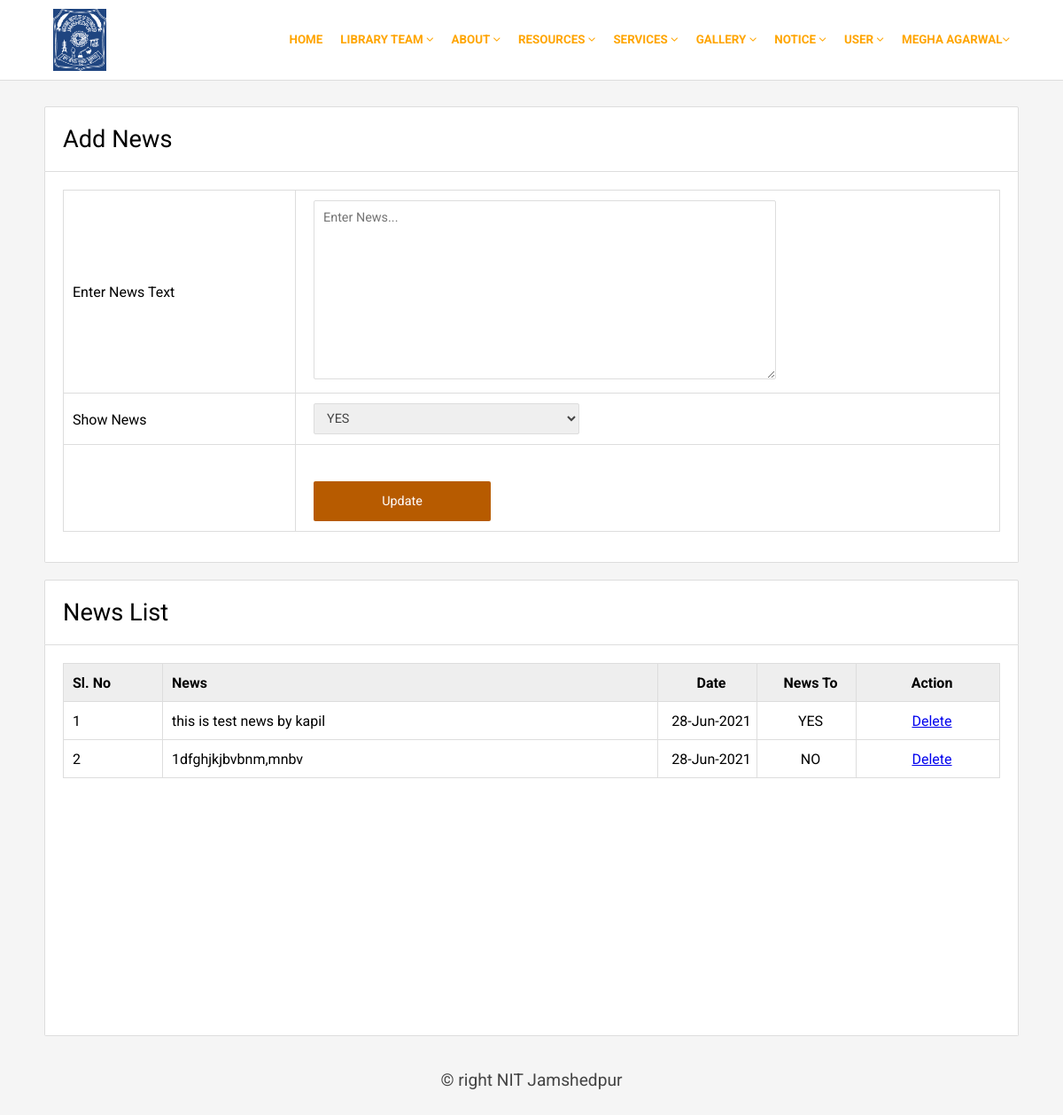
The page /news.php (signed in) on the database its author committed.
### tables this page shows
CREATE TABLE `registration` (
  `UserId` int(255) NOT NULL,
  `Name` varchar(255) NOT NULL,
  `Email` varchar(255) NOT NULL,
  `MobileNo` varchar(10) NOT NULL,
  `Gender` varchar(10) NOT NULL,
  `Password` varchar(255) NOT NULL,
  `Confirmpassword` varchar(255) NOT NULL,
  `Type` varchar(255) NOT NULL,
  `Branch` varchar(255) NOT NULL,
  `Regno` varchar(20) DEFAULT NULL,
  `image` varchar(250) NOT NULL
);

CREATE TABLE `news` (
  `nid` int(11) NOT NULL,
  `news` varchar(200) NOT NULL,
  `nto` varchar(10) NOT NULL,
  `date` varchar(15) NOT NULL,
  `news_file` varchar(250) NOT NULL,
  `deleted` varchar(10) NOT NULL,
  `user_type` varchar(20) NOT NULL
);

### news.php (the view, shortened to what this page needs)
<?php
$sesuser=$_SESSION['sesuser'];
include('comman/connect.php');
$data=mysqli_fetch_array($con->query("select * from registration where email='$sesuser'"));
?>
<!DOCTYPE html>
<html>
<head>
	<link rel="stylesheet" type="text/css" href="css/style1.css">
	<link rel="stylesheet" type="text/css" href="css/font-awesome.css">
	<link rel="stylesheet" href="https://cdnjs.cloudflare.com/ajax/libs/font-awesome/4.7.0/css/font-awesome.min.css">
</head>
<body>
<?php include('comman/menu.php');?>
<div class="main">
	<div class="hedding">Add News</div>
	<div class="form">
		<form method="post" action="#">
			<table border="1">
				<tr>
					<td>Enter News Text</td>
					<td><textarea name="news" required placeholder="Enter News..." minlength="10" maxlength="200"></textarea></td>
				</tr>
				<tr>
					<td width="250" valign="top"><br>Show News</td>
					<td><select name="status">
						<option value="YES">YES</option>
					</select></td>
				</tr>
				<tr>
					<td></td>
					<td><input type="submit" name="Update" value="Update"></td>
				</tr>
			</table>
		</form>
	</div>
</div><br>
<div class="main">
	<div class="hedding">News List</div>
	<div class="form">
		<table border="1">
			<tr class="tr">
				<td width="100">Sl. No</td>
				<td>News</td>
				<td width="100" align="center">Date</td>
				<td width="100" align="center">News To</td>
				<td width="150" align="center">Action</td>
			</tr>
			<?php
				$res=$con->query("select * from news where deleted='' order by(nid) desc");
				$i=1;
				while($row=mysqli_fetch_array($res))
				{ $id=$row['nid'];
					echo "<tr>";
						echo "<td>".$i++."</td>";
						echo "<td>".$row['news']."</td>";
						echo "<td align='center'>".$row['date']."</td>";
						echo "<td align='center'>".$row['nto']."</td>";
						echo "<td align='center'><a href='delete.php?id=".$id."&&tname=news'>Delete</a></td>";
					echo "</tr>";
				}
			?>
		</table>
	</div>
</div>
<?php include('comman/footer.php');?>
</body>
</html>

### comman/menu.php (shortened to what this page needs)
<div class="top">
	<div class="topmain">
		<div class="logo">
			<img src="image/logo.png" height="70" width="60" style="background-color: #1f4580; margin: 10px;">
		</div>
		<div class="menu" style="font-size:0.837rem;font-weight:bold;">
			<ul>
				<li><a href=""><?php echo $data['Name'];?><i class="fa fa-angle-down"></i></a>
				</li>
				<li><a href="">User <i class="fa fa-angle-down"></i></a>
				</li>
				<li><a href="">Notice <i class="fa fa-angle-down"></i></a>
				</li>
				<li><a href="">Gallery <i class="fa fa-angle-down"></i></a>
				</li>
				<li><a href="">Services <i class="fa fa-angle-down"></i></a>
				</li>
				<li><a href="">Resources <i class="fa fa-angle-down"></i></a>
				</li>
				<li><a href="#">About <i class="fa fa-angle-down"></i></a>
				</li>
				<li><a href="">Library Team <i class="fa fa-angle-down"></i></a>
				</li>
				<li><a href="home.php">Home</a></li>
			</ul>
		</div>
	</div>
</div>

### css/style1.css (style rules this page uses)
body { margin: 0px; padding: 0px; background: #f5f5f5; font-family: 'Roboto', sans-serif; }
.top { width: 100%; height: 90px; background: #FFF; border-bottom: 1px solid #ddd; position: fixed; z-index: 10000; }
.topmain { width: 1100px; height: 100%; margin: auto; }
.logo { width: 200px; height: 100%; float: left; }
.menu { width: 850px; height: 50px; float: right; margin-top: 25px; }
.menu ul { list-style: none; margin: 0px; padding: 0px; }
.menu li { float:right; }
.menu li a { padding: 0px 10px 0px 10px; height: 40px; line-height: 40px; display: block; color: orange; text-decoration: none; text-transform: uppercase; font-size: 1em; }
.main { width: 1100px; min-height: 100px; border-radius: 2px; margin: auto; top: 120px; position: relative; }
.form { padding: 20px; background: #FFF; border-radius: 0px 0px 2px 2px; border: 1px solid #ddd; border-top: none; min-height: 400px; }
.hedding { font-size: 1.7em; padding: 20px; border-radius: 2px 2px 0px 0px; background: #FFF; border: 1px solid #ddd; }
.form table { font-size: 1em; width: 100%; border-collapse: collapse; border: 1px solid #ddd; }
.form td { height: 40px; padding-left: 10px; border-color: #ddd; }
.tr { font-weight: bold; background: #eee; }
.form input, textarea, select { width: 300px; height: 35px; border: 1px solid #ddd; border-radius: 2px; margin: 10px; font-size: .9em; padding-left: 10px; font-family: 'Roboto', sans-serif; color: #444; }
.form textarea { width: 500px; height: 180px; padding: 10px; }
.form input[type=submit] { margin-top: 40px; width: 200px; height: 45px; background: #b75b00; padding: 0px; color: #FFF; cursor: pointer; border: none; }

### rows shown on the page
registration: Name "MEGHA AGARWAL"
news: news "this is test news by kapil", date "28-Jun-2021", nto "YES"
news: news "1dfghjkjbvbnm,mnbv", date "28-Jun-2021", nto "NO"
